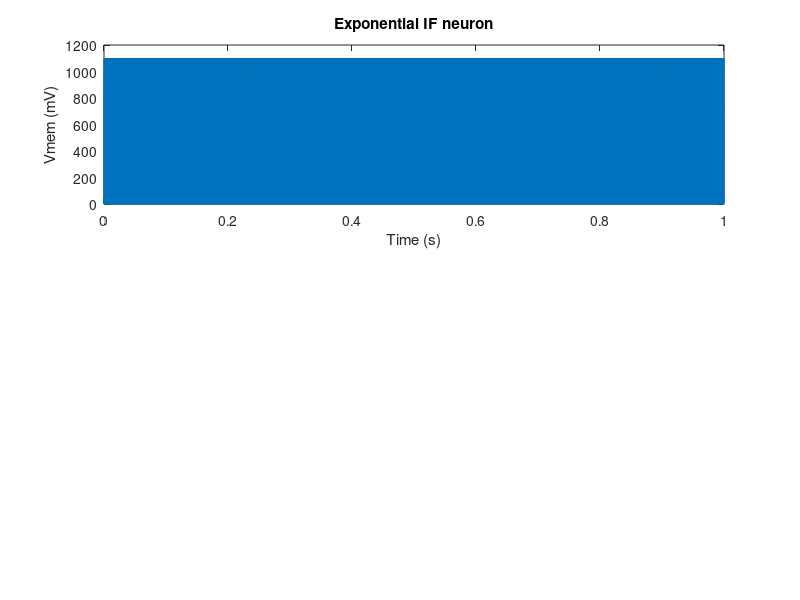
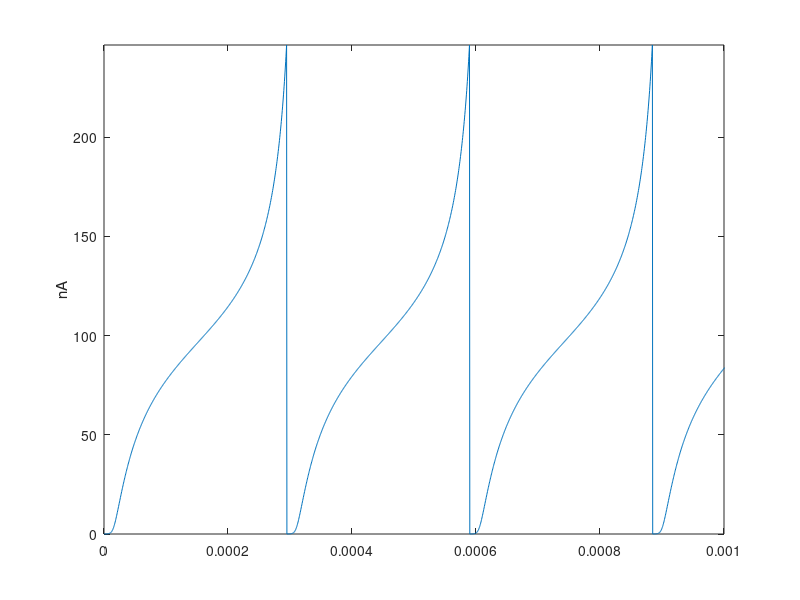

The MATLAB script that drew these images, in order:

%for paper: neuromorphic electronic circuit for building autonomous cognitive systems
%P4-5 equ (6) (8) fig (2)
% no adaption 
clear all;
close all;

I0      = 2.178e-12;         %
I0mem   = 8e-12;             %I0 reset current 8pA
K       = 0.6777;            %0.7054;            % Subthreshold slope factor
Ut      = 25.9e-3;           % Thermal voltage 
Ka		=(K*K)/(K+1);
% model parameters
Vp      = 1.1;               %peak Vmem                                   
Vr      = 0;              %reset Vmem(
Vs      = 0.6;
% Time settings
dt   = 5e-7;            % time step 5us
tmax = 1;               % simulation time
t    = 0:dt:tmax;       % time step vector
% Circuit voltages
Vlk		=0.2607%0.2073;
Vthr	=0.3027%0.293;
Cp      = 5e-13;  %-----         % Capacitor of adaptation circuit'
Cmem    = 1e-12;  %-----         % Membrane capacitance of the neuron cell

sptimes    = zeros(1,length(t)-1);
%Iahp 	   = zeros(1,length(t));
Vahp 	   = zeros(1,length(t));
DImem      = zeros(1,length(t));
Imem       = zeros(1,length(t)); 
Vmem       = zeros(1,length(t)); 
Ia         = zeros(1,length(t));
NPR        = zeros(1,length(t));
%Frequ 	   = zeros(1,length(t));
%initial 
Vmem(1) 	=Vr;
Imem(1)		=I0mem;
Tspike_ref	=1;
%current define
%percent =linspace(0.2,0.3515,100);%0.4
%percent2=linspace(0.2,0.8,100);%linspace(1,1.7,100);%1.3
%Iahp    =linspace(1e-10,1.1515e-10,31);
%[pp,pp2]=meshgrid(percent, percent2);
%Frequ =zeros(length(percent),length(percent2) );
%Vthr_sim =zeros(length(percent),length(percent2) );
%Vlk_sim =zeros(length(percent),length(percent2) );
% for a=1:length(percent)
%      for b=1:length(percent2)
%Iin2 	=linspace(15e-9,21e-9,100);
% Vthr_sim(a,b)=0;
% Vlk_sim(a,b)=0;
Ith 	=I0*exp((K*Vthr)/Ut) %I0*exp((K*Vthr)/Ut)%Iin*percent*percent2;Iin*percent2(b);%Iin*percent(a)*percent2(b);	%
% Vthr_sim(a,b)=(Ut/K)*log((Ith)/I0);
Itau	=I0*exp((K*Vlk)/Ut)%I0*exp((K*Vlk)/Ut)%Iin*0.1*percent;%Iin*0.1*percent(a);	%7e-9%
% Vlk_sim(a,b)=(Ut/K)*log((Itau)/I0);
Tau		=(Cmem*Ut)/(K*Itau);
% %adaptation para:
% Ica		=1e-8;
% Vlkahp  =0.1;;
% Vthrahp	=0.3;
% Itau_ahp=I0*exp((K/Ut)*Vlkahp);
% Ith_ahp	=I0*exp((K/Ut)*Vthrahp);
% Tau2	=(Cp*Ut)/(K*Itau_ahp);
% Frequ(a,b)=0;
% for in=1:length(Iin2)
    Iin=20e-9%Iin2(in)
%for k=1:length(Iahp)
    Iahp=0;
for j=2:length(t)
	if Imem(j-1)<I0mem
            Imem(j) = I0mem;
            Vmem(j) = Vr;
%             Iahp(j)	=0;
	end
	if Vmem(j-1) < Vp
		Ia(j-1)=0.01*Imem(j-1);%I0*exp((Ka*Vmem(j-1))/Ut);	%positive feedback current
% 		Iahp(j)=Iahp(j-1)-(dt/Tau2)*(Iahp(j-1));
        DImem(j)=(((Ith/Itau)*(Iin-Iahp-Itau)+((Ia(j-1)/Itau)-1-(Iahp/Itau))*Imem(j-1)+(Ia(j-1)/Itau)*Ith)*(dt/(Tau*(1+(Ith/Imem(j-1))))));
        Imem(j)=Imem(j-1)+DImem(j);%(((Ith/Itau)*(Iin-Iahp-Itau)+((Ia(j-1)/Itau)-1-(Iahp/Itau))*Imem(j-1)+(Ia(j-1)/Itau)*Ith)*(dt/(Tau*(1+(Ith/Imem(j-1))))));
% 		Imem(j)=Imem(j-1)+(((Ith/Itau)*(Iin-Iahp(j-1)-Itau)+((Ia(j-1)/Itau)-1-(Iahp(j-1)/Itau))*Imem(j-1)+(Ia(j-1)/Itau)*Ith)*(dt/(Tau*(1+(Ith/Imem(j-1))))));
%		Imem(j)=Imem(j-1)+(((Ith/Itau)*(Iin-0-Itau)+((Ia(j-1)/Itau)-1-(0/Itau))*Imem(j-1)+(Ia(j-1)/Itau)*Ith)*(dt/(Tau*(1+(Ith/Imem(j-1))))));
%       Vmem(j)=(Ut/K)*log((Imem(j))/I0);
        Vmem(j)=log(Imem(j)/I0)*(1/Ka)*Ut;
%  		Vahp(j)=(Ut/K)*log((Iahp(j))/I0);
	elseif  Vmem(j-1) >Vp
        Vmem(j-1)   = Vp;
        Vmem(j)		= Vr;    
		Imem(j)		= I0mem;
		Ia(j-1) 	= 0.01*Imem(j);%I0*exp((Ka*Vmem(j-1))/Ut);
%  		Iahp(j)=Iahp(j-1)+(dt/Tau2)*((Ith_ahp/Itau_ahp)*Ica-Iahp(j-1));
%  		Vahp(j)=(Ut/K)*log((Iahp(j))/I0);
		Tspike 		=j-1- Tspike_ref;
		Tspike_ref 	=j-1;
		sptimes(j-1) = Tspike*dt;
%  		Frequ(a,b)		 = 1/sptimes(j-1);
        Frequ		 = 1/sptimes(j-1);
	end
end
%end
% end
spikes   = sptimes(sptimes>0); 
%      end
%  end
 figure(1)
 subplot(8,1,1:3)
 plot(t, Vmem*10^3)
 title('Exponential IF neuron')
 ylabel('Vmem (mV)')	
 xlabel('Time (s)')	
 figure(2)
 plot(t, Imem*10^9);
 ylabel('nA')
 axis([0,10e-4,0,inf])
% figure(3)
%plot(t, Iahp)
%figure(2)
%peaks
%shading interp;
%meshz(pp2,pp,Frequ);
%axis([-inf,inf,-inf,inf,0,inf])
%rotate3d on



